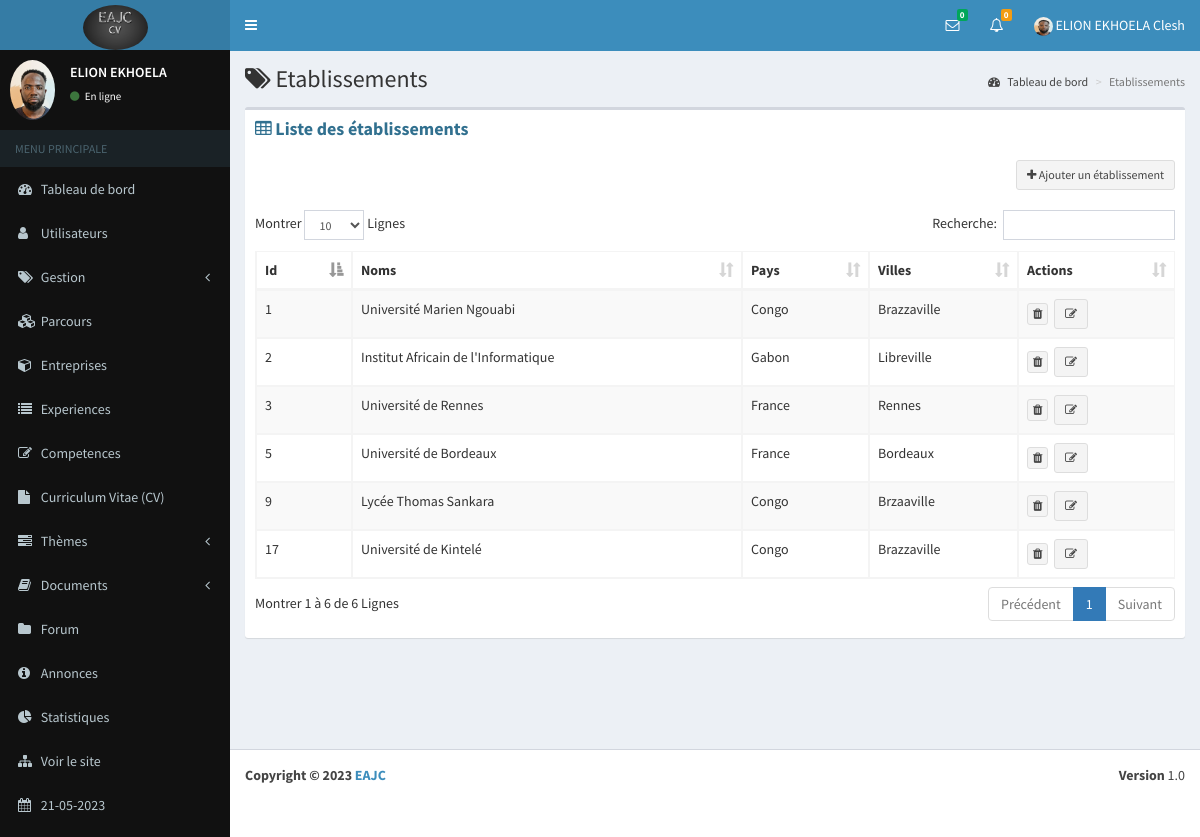
Page /eab/etablissements (signed in) on the committed database.
### eab/models.py (models this page shows, shortened)
class Parametre(models.Model):
    appname=models.CharField(max_length=100)
    appeditor=models.CharField(max_length=200)
    phone=models.CharField(max_length=200, null=True)
    email=models.CharField(max_length=200, null=True)
    version=models.CharField(max_length=10, null=True)
    devise=models.CharField(max_length=10, null=True)
    COLORS=[
        ('primary','primary'),
        ('info','info'),
        ('success','success'),
        ('danger','danger'),
        ('secondary','secondary'),
        ('dark','dark'),
    ]
    theme=models.CharField(max_length=200, null=True, choices=COLORS)
    logo=models.ImageField(upload_to="media", null=True, blank=True)
    width_logo=models.CharField(max_length=3, null=True)
    height_logo=models.TextField(max_length=3, null=True)

class Profile(models.Model):
    user=models.OneToOneField(User, on_delete=models.CASCADE)
    phone=models.CharField(max_length=100)
    address=models.TextField()
    photo=models.ImageField(upload_to="media", null=True, blank=True)
    SEX=[
        ('Masculin','Masculin'),
        ('Feminin','Feminin')
    ]
    gender=models.CharField(max_length=100, null=True, choices=SEX)
    droitmes=models.BooleanField(default=False, null=True)
    status=models.BooleanField(default=False, null=True)
    apropos=models.TextField(null=True)
    profession=models.CharField(max_length=50, null=True)
    VARIABLE=[
        ('Visible','Visible'),
        ('Invisible','Invisible')
    ]
    vform=models.CharField(max_length=100, null=True, choices=VARIABLE, default="Visible")
    vep=models.CharField(max_length=100, null=True, choices=VARIABLE)
    vcomp=models.CharField(max_length=100, null=True, choices=VARIABLE)
    vaform=models.CharField(max_length=100, null=True, choices=VARIABLE)
    priority=models.BooleanField(null=True,default=False)

class Etablissement(models.Model):
    user=models.ForeignKey(User, on_delete=models.CASCADE, null=True)
    name=models.CharField(max_length=200)
    country=models.CharField(max_length=100)
    city=models.CharField(max_length=100)

### eab/views.py (the view)
# urls.py: path("etablissements", etablissements, name="etablissement/etablissements"),
@login_required(login_url='connection/login')
def etablissements(request):
    date=datetime.datetime.now()
    etablissements=Etablissement.objects.filter(user_id=request.user.id)
    context={
        "etablissements":etablissements,
        "countanswer":nbnew_answer(request),
        "count":nbnew_message(request),
        "users":new_message(request),
        "parametre":parametre(),
        "date":date
    }
    return render(request, "etablissement/etablissements.html", context)

### eab/views.py (called while the page is built, shortened)
def parametre():
    try:
        parametre=Parametre.objects.all()[0]
    except Exception as e:
        parametre=None
    if parametre == None :
        return redirect("maintenance")
    else:
        return parametre

def new_message( request):
    contacts=Contact.objects.filter(statut=0, status=1).order_by("-id")
    tabUsers=[]
    tabIdUser=[]
    for contact in contacts:
        diccode=eval(contact.codes)
    tab=[]
    for i in tabIdUser:
        if i not in tab:
            tab.append(i)
    dic={}
    for i in tab:
        nombre=0
        for k in tabIdUser:
            if i==k:
                nombre=nombre+1
        dic[i]=nombre
    tabMessages=[]
    tabs=[]
    return tabMessages

def nbnew_message(request):
    contacts=Contact.objects.filter(statut=0, status=1).order_by("-id")
    count=0
    for contact in contacts:
        diccode=eval(contact.codes)
        if int(diccode["user1"])==request.user.id:
            count=count+1
    return count

def nbnew_answer(request):
    questions=Question.objects.filter(user_id=request.user.id)
    number=0
    for question in questions:
        answers=Answer.objects.filter(question_id=question.id, status=0)
        for answer in answers:
            if answer.user_id != request.user.id:
                number+=1
    return number

### eab/templates/etablissement/etablissements.html (shortened to what this page needs)
{% extends 'global/base.html' %}
{% block content %}
      <div class="content-wrapper">
        <section class="content-header">
          <h1>
            {% for group in request.user.groups.all %}
            {% if group.name == "admin" %}
            <i class="fa fa-tags"></i>
            {% else %}
            <i class="fa fa-university"></i>
            {% endif %}
            {% endfor %}
            Etablissements
          </h1>
          <ol class="breadcrumb">
            <li><a href="{% url 'dashboard' %}"><i class="fa fa-dashboard"></i> Tableau de bord</a></li>
            <li class="active">Etablissements</li>
          </ol>
        </section>
        <section class="content">
          <div class="row">
            <div class="col-xs-12">
              <div class="box">
                <div class="box-header">
                  <h3 class="box-title text-info"><i class="fa fa-table"></i> <b>Liste des établissements</b></h3>
                </div>
                <div class="box-body">
                  <div align="right">
                    <a href="{% url 'etablissement/add_etab' %}" class="btn btn-default btn-sm"><i class="fa fa-plus"></i> Ajouter un établissement</a>
                  </div>
                  <br>
                  <div class="table-responsive">
                    <table id="example1" class="table table-bordered table-striped">
                      <thead>
                        <tr>
                          <th>Id</th>
                          <th>Noms</th>
                          <th>Pays</th>
                          <th>Villes</th>
                          <th>Actions</th>
                        </tr>
                      </thead>
                      <tbody>
                        {% for etablissement in etablissements %}
                        <tr>
                            <td>{{ etablissement.id }}</td>
                            <td>{{ etablissement.name }}</td>
                            <td>{{ etablissement.country }}</td>
                            <td>{{ etablissement.city }}</td>
                            <td>
                                <a class="btn btn-default btn-xs" href="#" data-toggle="modal" data-target="#etabModal{{ etablissement.id }}"><i class="fa fa-trash"></i></a>&nbsp;
                                <a href="{% url 'etablissement/edit_etab' etablissement.id %}" title="Modifier" class="btn btn-default btn-sm"><i class="fa fa-edit"></i></a>
                            </td>
                        </tr>
                        {% endfor %}
                      </tbody>
                    </table>
                  </div>
                </div>
              </div>
            </div>
          </div>
        </section>
      </div>
      {% endblock %}

### eab/templates/global/navbar.html (shortened to what this page needs)
{% load static %}
<header class="main-header">
    <a href="{% url 'dashboard' %}" class="logo">
        {% if parametre.logo %}
        <img class="img-circle" src="{{ parametre.logo.url }}" width="{{ parametre.width_logo }}" height="{{ parametre.height_logo }}" alt="EAJC">
        {% else %}
        <h3><b>EAJC</b></h3>
        {% endif %}
    </a>
    <nav class="navbar navbar-static-top" role="navigation">
      <a href="#" class="sidebar-toggle" data-toggle="offcanvas" role="button">
      </a>
      <div class="navbar-custom-menu">
        <ul class="nav navbar-nav">
          <li class="dropdown messages-menu">
            <a href="#" class="dropdown-toggle" data-toggle="dropdown">
              <i class="fa fa-envelope-o"></i>
              <span class="label label-success">{{ count }}</span>
            </a>
          </li>
          <li class="dropdown notifications-menu">
            <a href="#" class="dropdown-toggle" data-toggle="dropdown">
              <i class="fa fa-bell-o"></i>
              <span class="label label-warning">{{ countanswer }}</span>
            </a>
          </li>
          <li class="dropdown user user-menu">
            <a href="#" class="dropdown-toggle" data-toggle="dropdown">
                {% if request.user.profile.photo %}
                <img class="img-circle" width="19" height="19" src="{{ request.user.profile.photo.url }}" alt="...">
                {% else %}
                <img class="img-circle" width="19" height="19" src="{% static 'dist/img/user.png' %}" alt="...">
                {% endif %}
              <span class="hidden-xs">{{ user.last_name }} {{ user.first_name }}</span>
            </a>
          </li>
        </ul>
      </div>
    </nav>
  </header>

### eab/templates/global/_nav.html (shortened to what this page needs)
{% load static %}
<aside class="main-sidebar bg-black">
    <section class="sidebar">
      <div class="user-panel">
        <div class="pull-left image">
            {% if request.user.profile.photo %}
            <img class="img-circle" src="{{ request.user.profile.photo.url }}" alt="...">
            {% else %}
            <img class="img-circle" width="60" height="50" src="{% static 'dist/img/user.png' %}" alt="...">
            {% endif %}
        </div>
        <div class="pull-left info">
          <p>{{ user.last_name }}</p>
          <a href="{% url 'users/profile' %}"><i class="fa fa-circle text-success"></i> En ligne</a>
        </div>
      </div>
      <ul class="sidebar-menu">
        <li class="header">MENU PRINCIPALE</li>
        <li><a href="{% url 'dashboard' %}"><i class="fa fa-dashboard"></i> <span>Tableau de bord</span></a></li>
        {% for group in request.user.groups.all %}
        {% if group.name == "admin" %}
        <li class="treeview">
          <a href="#">
            <i class="fa fa-user"></i>
            <span>Utilisateurs</span>
          </a>
        </li>
        <li class="treeview">
            <a href="#">
              <i class="fa fa-tags"></i> <span>Gestion</span>
              <i class="fa fa-angle-left pull-right"></i>
            </a>
        </li>
        <li><a href="{% url 'parcours/parcours' %}"><i class="fa fa-cubes"></i> Parcours</a></li>
        <li><a href="{% url 'entreprise/entreprises' %}"><i class="fa fa-cube"></i> <span>Entreprises</span></a></li>
        <li><a href="{% url 'experience/experiences' %}"><i class="fa fa-list"></i> <span>Experiences</span></a></li>
        <li><a href="{% url 'competence/competences' %}"><i class="fa fa-edit"></i> <span>Competences</span></a></li>
        <li><a href="{% url 'cv/recap' %}"><i class="fa fa-file"></i> <span>Curriculum Vitae (CV)</span></a></li>
        <li class="treeview">
          <a href="#">
            <i class="fa fa-tasks"></i> <span>Thèmes</span>
            <i class="fa fa-angle-left pull-right"></i>
          </a>
        </li>
        <li class="treeview">
          <a href="#">
            <i class="fa fa-book"></i> <span>Documents</span>
            <i class="fa fa-angle-left pull-right"></i>
          </a>
        </li>
        <li><a href="{% url 'question/questions' %}"><i class="fa fa-folder"></i> <span>Forum</span></a></li>
        <li><a href="{% url 'annonce/annonces' %}"><i class="fa fa-info-circle"></i> <span>Annonces</span></a></li>
        <li><a href="{% url 'statistique' %}"><i class="fa fa-pie-chart"></i> <span>Statistiques</span></a></li>
        <li><a href="{% url 'home' %}"><i class="fa fa-sitemap"></i> <span>Voir le site</span></a></li>
        <li><a href=""><i class="fa fa-calendar"></i> <span>{{ date|date:"d-m-Y" }}</span></a></li>
        {% endif %}
        {% endfor %}
      </ul>
    </section>
  </aside>

### eab/templates/global/footeradmin.html
<footer class="main-footer">
    <div class="pull-right hidden-xs">
      <b>Version</b> {{parametre.version}}
    </div>
    <strong>Copyright &copy; 2023 <a href="">{{parametre.appname}}</a></strong>
</footer>

### rows in the picture
Parametre: logo (picture), version "1.0", appname "EAJC"
Etablissement: id "1", name "Université Marien Ngouabi", country "Congo", city "Brazzaville"
Etablissement: id "2", name "Institut Africain de l'Informatique", country "Gabon", city "Libreville"
Etablissement: id "3", name "Université de Rennes", country "France", city "Rennes"
Etablissement: id "5", name "Université de Bordeaux", country "France", city "Bordeaux"
Etablissement: id "9", name "Lycée Thomas Sankara", country "Congo", city "Brzaaville"
Etablissement: id "17", name "Université de Kintelé", country "Congo", city "Brazzaville"

### other values in the picture
{{ count }} "0"
{{ countanswer }} "0"
{{ user.last_name }} "ELION EKHOELA"
{{ user.first_name }} "Clesh"
{{ date|date:"d-m-Y" }} "21-05-2023"
